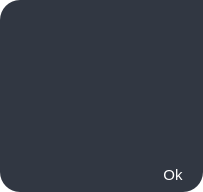
<?xml version="1.0" encoding="UTF-8"?>
<ui version="4.0">
 <class>Dialog</class>
 <widget class="QDialog" name="Dialog">
  <property name="geometry">
   <rect>
    <x>0</x>
    <y>0</y>
    <width>203</width>
    <height>192</height>
   </rect>
  </property>
  <property name="windowTitle">
   <string>Dialog</string>
  </property>
  <property name="styleSheet">
   <string notr="true">*{
background-color:transparent;
background:transparent;
	border:none;
padding:0;
margin:0;
color:#fff;
}

#widget{
background-color:rgb(49, 55, 66);
border-radius:20px;
border-top-right-radius:0px;
}

#closeMessageBtn:hover{
background-color:rgb(104, 102, 122);
border-radius:10px;
}

#okBtn:hover{
background-color:rgb(104, 102, 122);
border-bottom-right-radius:20px;
}

</string>
  </property>
  <layout class="QVBoxLayout" name="verticalLayout">
   <property name="spacing">
    <number>0</number>
   </property>
   <property name="leftMargin">
    <number>0</number>
   </property>
   <property name="topMargin">
    <number>0</number>
   </property>
   <property name="rightMargin">
    <number>0</number>
   </property>
   <property name="bottomMargin">
    <number>0</number>
   </property>
   <item>
    <widget class="QWidget" name="widget" native="true">
     <layout class="QVBoxLayout" name="verticalLayout_2">
      <property name="spacing">
       <number>0</number>
      </property>
      <property name="leftMargin">
       <number>0</number>
      </property>
      <property name="topMargin">
       <number>0</number>
      </property>
      <property name="rightMargin">
       <number>0</number>
      </property>
      <property name="bottomMargin">
       <number>0</number>
      </property>
      <item alignment="Qt::AlignTop">
       <widget class="QFrame" name="frame">
        <property name="frameShape">
         <enum>QFrame::StyledPanel</enum>
        </property>
        <property name="frameShadow">
         <enum>QFrame::Raised</enum>
        </property>
        <layout class="QHBoxLayout" name="horizontalLayout">
         <property name="spacing">
          <number>0</number>
         </property>
         <property name="leftMargin">
          <number>0</number>
         </property>
         <property name="topMargin">
          <number>0</number>
         </property>
         <property name="rightMargin">
          <number>0</number>
         </property>
         <property name="bottomMargin">
          <number>0</number>
         </property>
         <item alignment="Qt::AlignRight">
          <widget class="QPushButton" name="closeMessageBtn">
           <property name="text">
            <string/>
           </property>
           <property name="icon">
            <iconset>
             <normaloff>../icons/x-circle.svg</normaloff>../icons/x-circle.svg</iconset>
           </property>
           <property name="iconSize">
            <size>
             <width>24</width>
             <height>24</height>
            </size>
           </property>
          </widget>
         </item>
        </layout>
       </widget>
      </item>
      <item>
       <widget class="QFrame" name="frame_2">
        <property name="sizePolicy">
         <sizepolicy hsizetype="Preferred" vsizetype="Expanding">
          <horstretch>0</horstretch>
          <verstretch>0</verstretch>
         </sizepolicy>
        </property>
        <property name="frameShape">
         <enum>QFrame::StyledPanel</enum>
        </property>
        <property name="frameShadow">
         <enum>QFrame::Raised</enum>
        </property>
        <layout class="QVBoxLayout" name="verticalLayout_3">
         <item>
          <widget class="QPushButton" name="changeImageBtn">
           <property name="cursor">
            <cursorShape>PointingHandCursor</cursorShape>
           </property>
           <property name="text">
            <string/>
           </property>
           <property name="icon">
            <iconset>
             <normaloff>../icons/addImage_white.png</normaloff>../icons/addImage_white.png</iconset>
           </property>
           <property name="iconSize">
            <size>
             <width>100</width>
             <height>100</height>
            </size>
           </property>
          </widget>
         </item>
        </layout>
       </widget>
      </item>
      <item alignment="Qt::AlignRight|Qt::AlignBottom">
       <widget class="QFrame" name="frame_3">
        <property name="frameShape">
         <enum>QFrame::StyledPanel</enum>
        </property>
        <property name="frameShadow">
         <enum>QFrame::Raised</enum>
        </property>
        <layout class="QHBoxLayout" name="horizontalLayout_2">
         <property name="spacing">
          <number>0</number>
         </property>
         <property name="leftMargin">
          <number>0</number>
         </property>
         <property name="topMargin">
          <number>0</number>
         </property>
         <property name="rightMargin">
          <number>0</number>
         </property>
         <property name="bottomMargin">
          <number>0</number>
         </property>
         <item>
          <widget class="QPushButton" name="okBtn">
           <property name="minimumSize">
            <size>
             <width>60</width>
             <height>35</height>
            </size>
           </property>
           <property name="font">
            <font>
             <pointsize>11</pointsize>
            </font>
           </property>
           <property name="text">
            <string>Ok</string>
           </property>
          </widget>
         </item>
        </layout>
       </widget>
      </item>
     </layout>
    </widget>
   </item>
  </layout>
 </widget>
 <resources/>
 <connections/>
</ui>
